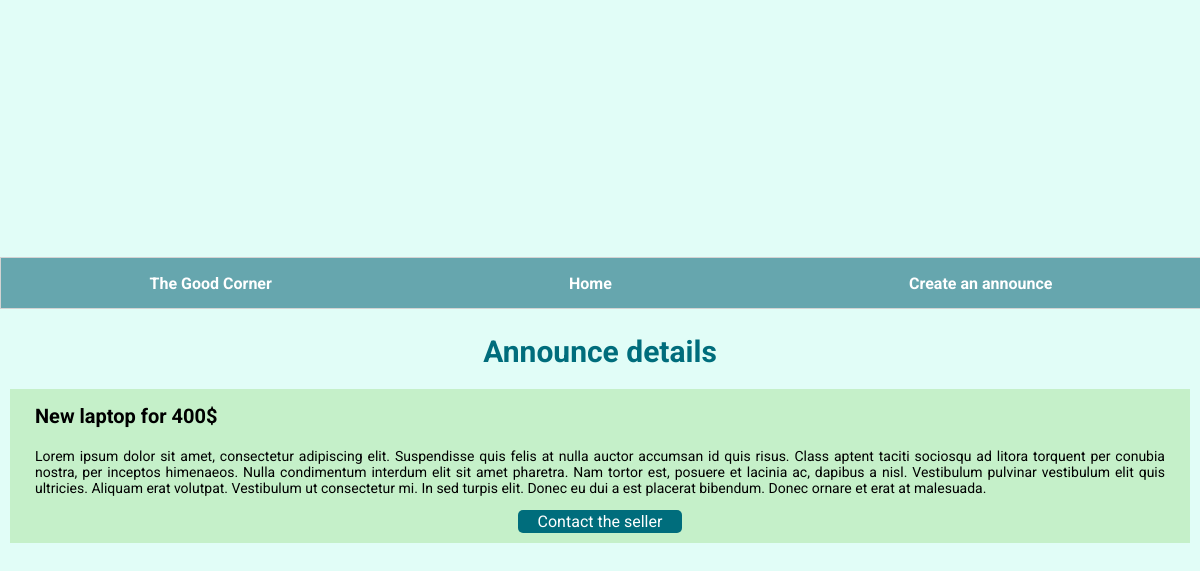
The app's page /announce/17 with its own data.
### goodcorner/models.py (models this page shows, shortened)
class Announce(models.Model):
    title = models.CharField(max_length=100)
    description = models.CharField(max_length=2000)
    creation_date = models.DateTimeField()
    user = models.ForeignKey(User, on_delete=models.CASCADE)
    hashurl = models.UUIDField(default=uuid.uuid4, editable=False)

### goodcorner/views.py (the view)
# urls.py: url(r'^announce/(?P<pk>[0-9]+)$', views.AnnounceView.as_view(), name='announce'),
class AnnounceView(DetailView):
    template_name = 'goodcorner/announce.html'
    model = Announce

### goodcorner/templates/goodcorner/announce.html
{% extends "goodcorner/header.html" %}
{% block content %}
<div class="welcome">Announce details</div>
<div class="detail">
    <p class="detail-title">{{ announce.title }}</p>
    <p class="detail-description">{{announce.description}}</p>
    <div class="seller"><a class="detail-seller" href="{% url 'goodcorner:contact' announce.id %}">Contact the seller</a></div>
</div>
{% endblock %}

### goodcorner/static/goodcorner/style.css (style rules this page uses)
body { margin: 0px; font-family: 'Roboto', sans-serif; text-decoration: none; align-content: center; align-items: center; justify-content: center; background-color: #e1fdf7; }
a { all: unset; }
.welcome { margin-top: 10px; padding-top: 10px; width: 100%; text-align: center; color: #006d7c; font-size: 30px; font-weight: bold; }
.detail { background-color: #c5f0c9; padding-left: 25px; padding-right: 25px; padding-bottom: 10px; }
.detail-title { padding-top: 15px; font-size: 20px; font-weight: bold; }
.detail-description { text-align: justify; text-justify: inter-word; font-size: 14px; }
.seller { display: flex; flex-direction: row; justify-content: center; }
.detail-seller { padding: 2 20 2 20; background-color: #006d7c; color: white; border-radius: 5px; }

### records on screen
Announce: title "New laptop for 400$", description "Lorem ipsum dolor sit amet, consectetur adipiscing elit. Suspendisse quis felis at nulla auctor accumsan id quis risus. Class aptent taciti sociosqu ad litora torquent per conubia nostra, per inceptos himenaeos. Nulla condimentum interdum elit sit amet pharetra. Nam tortor est, posuere et lacinia ac, dapibus a nisl. Vestibulum pulvinar vestibulum elit quis ultricies. Aliquam erat volutpat. Vestibulum ut consectetur mi. In sed turpis elit. Donec eu dui a est placerat bibendum. Donec ornare et erat at malesuada."
